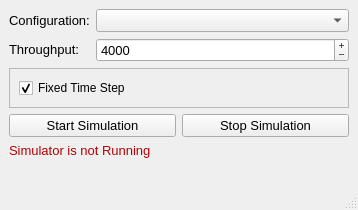
<?xml version="1.0" encoding="UTF-8"?>
<ui version="4.0">
 <class>MainWindow</class>
 <widget class="QMainWindow" name="MainWindow">
  <property name="geometry">
   <rect>
    <x>0</x>
    <y>0</y>
    <width>358</width>
    <height>205</height>
   </rect>
  </property>
  <property name="windowTitle">
   <string>Highway Simulator Controller</string>
  </property>
  <widget class="QWidget" name="centralwidget">
   <layout class="QGridLayout" name="gridLayout">
    <item row="0" column="1">
     <widget class="QComboBox" name="configuration">
      <property name="font">
       <font>
        <pointsize>10</pointsize>
       </font>
      </property>
     </widget>
    </item>
    <item row="1" column="0">
     <widget class="QLabel" name="label_2">
      <property name="sizePolicy">
       <sizepolicy hsizetype="Maximum" vsizetype="Preferred">
        <horstretch>0</horstretch>
        <verstretch>0</verstretch>
       </sizepolicy>
      </property>
      <property name="text">
       <string>&lt;html&gt;&lt;head/&gt;&lt;body&gt;&lt;p&gt;&lt;span style=&quot; font-size:10pt;&quot;&gt;Throughput:&lt;/span&gt;&lt;/p&gt;&lt;/body&gt;&lt;/html&gt;</string>
      </property>
     </widget>
    </item>
    <item row="2" column="0" colspan="2">
     <widget class="QFrame" name="frame">
      <property name="sizePolicy">
       <sizepolicy hsizetype="Preferred" vsizetype="Maximum">
        <horstretch>0</horstretch>
        <verstretch>0</verstretch>
       </sizepolicy>
      </property>
      <property name="frameShape">
       <enum>QFrame::StyledPanel</enum>
      </property>
      <property name="frameShadow">
       <enum>QFrame::Raised</enum>
      </property>
      <layout class="QHBoxLayout" name="horizontalLayout">
       <item>
        <widget class="QCheckBox" name="fixed">
         <property name="text">
          <string>Fixed Time Step</string>
         </property>
         <property name="checked">
          <bool>true</bool>
         </property>
         <property name="tristate">
          <bool>false</bool>
         </property>
        </widget>
       </item>
      </layout>
     </widget>
    </item>
    <item row="6" column="0" colspan="2">
     <widget class="QLabel" name="status">
      <property name="font">
       <font>
        <pointsize>10</pointsize>
       </font>
      </property>
      <property name="text">
       <string>&lt;html&gt;&lt;head/&gt;&lt;body&gt;&lt;p&gt;&lt;span style=&quot; color:#b50003;&quot;&gt;Simulator is not Running&lt;/span&gt;&lt;/p&gt;&lt;/body&gt;&lt;/html&gt;</string>
      </property>
     </widget>
    </item>
    <item row="1" column="1">
     <widget class="QSpinBox" name="throughput">
      <property name="sizePolicy">
       <sizepolicy hsizetype="Minimum" vsizetype="Fixed">
        <horstretch>0</horstretch>
        <verstretch>0</verstretch>
       </sizepolicy>
      </property>
      <property name="font">
       <font>
        <pointsize>10</pointsize>
       </font>
      </property>
      <property name="buttonSymbols">
       <enum>QAbstractSpinBox::PlusMinus</enum>
      </property>
      <property name="minimum">
       <number>2000</number>
      </property>
      <property name="maximum">
       <number>15000</number>
      </property>
      <property name="singleStep">
       <number>1000</number>
      </property>
      <property name="value">
       <number>4000</number>
      </property>
     </widget>
    </item>
    <item row="0" column="0">
     <widget class="QLabel" name="label">
      <property name="sizePolicy">
       <sizepolicy hsizetype="Maximum" vsizetype="Preferred">
        <horstretch>0</horstretch>
        <verstretch>0</verstretch>
       </sizepolicy>
      </property>
      <property name="text">
       <string>&lt;html&gt;&lt;head/&gt;&lt;body&gt;&lt;p&gt;&lt;span style=&quot; font-size:10pt;&quot;&gt;Configuration:&lt;/span&gt;&lt;/p&gt;&lt;/body&gt;&lt;/html&gt;</string>
      </property>
      <property name="textFormat">
       <enum>Qt::AutoText</enum>
      </property>
      <property name="scaledContents">
       <bool>false</bool>
      </property>
     </widget>
    </item>
    <item row="8" column="0" colspan="2">
     <widget class="QLabel" name="current_values">
      <property name="font">
       <font>
        <pointsize>10</pointsize>
       </font>
      </property>
      <property name="text">
       <string/>
      </property>
     </widget>
    </item>
    <item row="5" column="0" colspan="2">
     <layout class="QGridLayout" name="gridLayout_2">
      <item row="0" column="0">
       <widget class="QPushButton" name="start">
        <property name="font">
         <font>
          <pointsize>10</pointsize>
          <weight>50</weight>
          <bold>false</bold>
         </font>
        </property>
        <property name="text">
         <string>Start Simulation</string>
        </property>
       </widget>
      </item>
      <item row="0" column="1">
       <widget class="QPushButton" name="stop">
        <property name="font">
         <font>
          <pointsize>10</pointsize>
         </font>
        </property>
        <property name="text">
         <string>Stop Simulation</string>
        </property>
       </widget>
      </item>
     </layout>
    </item>
   </layout>
  </widget>
  <widget class="QStatusBar" name="statusbar"/>
 </widget>
 <resources/>
 <connections/>
</ui>
